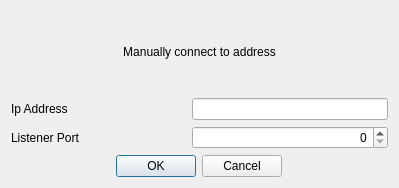
<?xml version="1.0" encoding="UTF-8"?>
<ui version="4.0">
 <class>ManualConnect</class>
 <widget class="QDialog" name="ManualConnect">
  <property name="geometry">
   <rect>
    <x>0</x>
    <y>0</y>
    <width>399</width>
    <height>188</height>
   </rect>
  </property>
  <property name="windowTitle">
   <string>Dialog</string>
  </property>
  <layout class="QGridLayout" name="gridLayout_2">
   <item row="0" column="0">
    <layout class="QGridLayout" name="gridLayout">
     <item row="3" column="0" colspan="3" alignment="Qt::AlignHCenter">
      <widget class="QDialogButtonBox" name="buttonBox">
       <property name="standardButtons">
        <set>QDialogButtonBox::Cancel|QDialogButtonBox::Ok</set>
       </property>
      </widget>
     </item>
     <item row="0" column="0" colspan="3">
      <widget class="QLabel" name="label">
       <property name="text">
        <string>Manually connect to address</string>
       </property>
       <property name="alignment">
        <set>Qt::AlignCenter</set>
       </property>
      </widget>
     </item>
     <item row="1" column="0">
      <widget class="QLabel" name="label_2">
       <property name="text">
        <string>Ip Address</string>
       </property>
      </widget>
     </item>
     <item row="2" column="2">
      <widget class="QSpinBox" name="spinBox">
       <property name="alignment">
        <set>Qt::AlignRight|Qt::AlignTrailing|Qt::AlignVCenter</set>
       </property>
       <property name="maximum">
        <number>65535</number>
       </property>
      </widget>
     </item>
     <item row="1" column="2">
      <widget class="QLineEdit" name="lineEdit">
       <property name="alignment">
        <set>Qt::AlignRight|Qt::AlignTrailing|Qt::AlignVCenter</set>
       </property>
      </widget>
     </item>
     <item row="2" column="0">
      <widget class="QLabel" name="label_3">
       <property name="text">
        <string>Listener Port</string>
       </property>
      </widget>
     </item>
     <item row="2" column="1">
      <spacer name="horizontalSpacer">
       <property name="orientation">
        <enum>Qt::Horizontal</enum>
       </property>
       <property name="sizeType">
        <enum>QSizePolicy::Preferred</enum>
       </property>
       <property name="sizeHint" stdset="0">
        <size>
         <width>30</width>
         <height>20</height>
        </size>
       </property>
      </spacer>
     </item>
     <item row="1" column="1">
      <spacer name="horizontalSpacer_2">
       <property name="orientation">
        <enum>Qt::Horizontal</enum>
       </property>
       <property name="sizeType">
        <enum>QSizePolicy::Preferred</enum>
       </property>
       <property name="sizeHint" stdset="0">
        <size>
         <width>100</width>
         <height>20</height>
        </size>
       </property>
      </spacer>
     </item>
    </layout>
   </item>
  </layout>
 </widget>
 <resources/>
 <connections/>
</ui>
